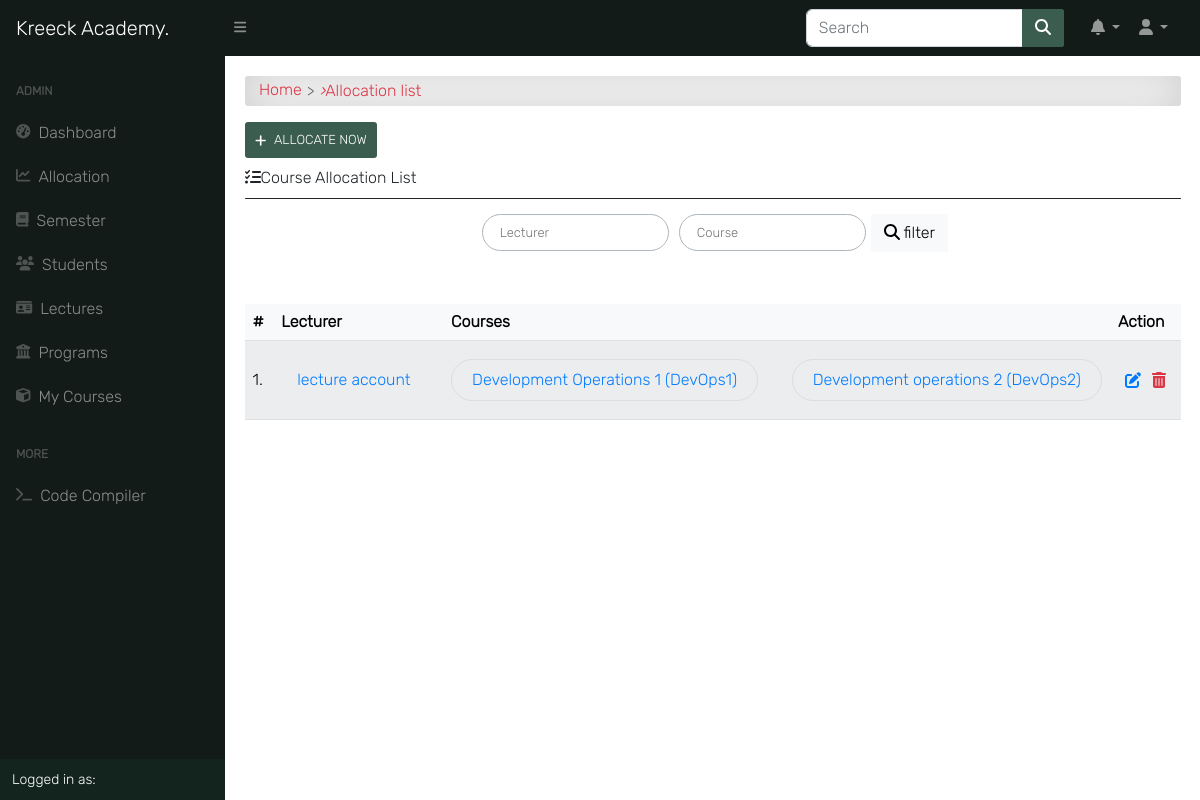
The app's page /programs/course/allocated/ (signed in) with its own data.
### course/models.py (models this page shows, shortened)
class CourseAllocation(models.Model):
    lecturer = models.ForeignKey(settings.AUTH_USER_MODEL, on_delete=models.CASCADE, related_name='allocated_lecturer')
    courses = models.ManyToManyField(Course, related_name='allocated_course')
    session = models.ForeignKey("app.Session", on_delete=models.CASCADE, blank=True, null=True)

class Course(models.Model):
    slug = models.SlugField(blank=True, unique=True)
    title = models.CharField(max_length=200, null=True)
    code = models.CharField(max_length=200, unique=True, null=True)
    credit = models.IntegerField(null=True, default=0)
    summary = models.TextField(max_length=200, blank=True, null=True)
    program = models.ForeignKey(Program, on_delete=models.CASCADE)
    level = models.CharField(max_length=25, choices=LEVEL, null=True)
    year = models.IntegerField(choices=YEARS, default=0)
    semester = models.CharField(choices=SEMESTER, max_length=200)
    is_elective = models.BooleanField(default=False, blank=True, null=True)
    price = models.DecimalField(max_digits=10, decimal_places=2, default=0.00)
    objects = CourseManager()
    def __str__(self):
        return "{0} ({1})".format(self.title, self.code, self.price)
    def get_absolute_url(self):
        return reverse('course_detail', kwargs={'slug': self.slug})

### accounts/models.py (models this page shows, shortened)
class User(AbstractUser):
    is_student = models.BooleanField(default=False)
    is_lecturer = models.BooleanField(default=False)
    is_parent = models.BooleanField(default=False)
    is_dep_head = models.BooleanField(default=False)
    phone = models.CharField(max_length=60, blank=True, null=True)
    address = models.CharField(max_length=60, blank=True, null=True)
    picture = models.ImageField(upload_to='profile_pictures/%y/%m/%d/', default='default.png', null=True)
    email = models.EmailField(blank=True, null=True)
    username_validator = ASCIIUsernameValidator()
    objects = UserManager()
    @property
    def get_full_name(self):
        full_name = self.username
        if self.first_name and self.last_name:
            full_name = self.first_name + " " + self.last_name
        return full_name
    def get_absolute_url(self):
        return reverse('profile_single', kwargs={'id': self.id})

### course/views.py (the view)
# urls.py: path('course/allocated/', course_allocation_view, name='course_allocation_view'),
@cache_control(no_cache=True, must_revalidate=True, no_store=True)
@login_required
def course_allocation_view(request):
    allocated_courses = CourseAllocation.objects.all()
    return render(request, 'course/course_allocation_view.html', {
        'title': "Course Allocations | Kreeck Academy",
        "allocated_courses": allocated_courses
    })

### templates/course/course_allocation_view.html (shortened to what this page needs)
{% extends 'base.html' %}
{% block content %}
<div id="input-nav"><a href="{% url 'home' %}" class="primary1">Home</a> <i>&rsaquo;</i> Allocation list</div>
{% if request.user.is_superuser %}
<a class="add-button" href="{% url 'course_allocation' %}"><i class="fas fa-plus"></i>Allocate Now</a>
{% endif %}
<div class="title"><i class="fas fa-tasks"></i>Course Allocation List</div>
<div class="title-line"></div>
<div class="content-center">
    <form class="search-form" action="" method="POST">{% csrf_token %}
        <input class="au-input" type="text" name="lecturer" placeholder="Lecturer" value="{{ request.GET.lecturer }}"/>
        <input class="au-input" type="text" name="course" placeholder="Course" value="{{ request.GET.course }}"/>
        <button class="btn btn-light" type="submit">
            <i class="fas fa-search"></i> filter
        </button>
    </form>
</div>
<div class="table-responsive table-shadow p-0 mt-5">
    <table class="table table-light table-striped">
        <thead>
            <tr>
                <th>#</th>
                <th>Lecturer</th>
                <th>Courses</th>
                {% if request.user.is_superuser %}
                <th>Action</th>
                {% endif %}
            </tr>
        </thead>
        {% for course in allocated_courses %}
        <tbody>
            <tr>
                <td> {{ forloop.counter }}.</td>
                <td><a href="{{ course.lecturer.get_absolute_url }}">{{ course.lecturer.get_full_name }}</a></td>
                <td><div class="flex">{% for i in course.courses.all %}
                        <div class="flex"><a class="edit-btn" href="{{ i.get_absolute_url }}">{{ i }}</a></div>
                    {% endfor %}</div>
                </td>
                {% if request.user.is_superuser %}
                <td><div class="update-delete">
                    <a href="{% url 'edit_allocated_course' pk=course.pk %}" class="update" title="Edit or Update">
                        <i class="fas fa-edit"></i>
                    </a>
                    <a href="{% url 'course_deallocate' pk=course.pk %}" class="delete" title="Deallocate">
                        <i class="fas fa-trash-alt"></i>
                    </a>
                    </div>
                </td>
                {% endif %}
            </tr>
        {% endfor %}
    </table>
</div>
{% endblock content %}

### static/css/all.css (style rules this page uses)
.fa-plus:before { content: "\f067"; }

### static/css/style.css (style rules this page uses)
*, body { font-family: "Inter", sans-serif; }
body { background-color: #ffffff; }
.btn { border-radius: 2px; }
.table td, .table th { vertical-align: middle; }
.table tbody > tr > td > a { display: -webkit-box; display: -ms-flexbox; display: flex; color: #007bff; padding: 0.5rem 1rem; -webkit-transition: 0.2s; transition: 0.2s; }
.content-center { display: -webkit-box; display: -ms-flexbox; display: flex; -webkit-box-pack: center; -ms-flex-pack: center; justify-content: center; -ms-flex-wrap: wrap; flex-wrap: wrap; max-width: 1500px; }
.search-form { display: -webkit-box; display: -ms-flexbox; display: flex; -ms-flex-wrap: wrap; flex-wrap: wrap; -webkit-box-align: center; -ms-flex-align: center; align-items: center; }
.search-form input { margin: 5px; }
.au-input { display: -webkit-box; display: -ms-flexbox; display: flex; width: auto; line-height: 35px; border: 1.8px solid #adb5bd; font-family: inherit; font-size: 13px; color: #adb5bd; background: transparent; padding: 0 17px; border-radius: 100px; -webkit-transition: all 0.2s ease; transition: all 0.2s ease; }
#input-nav { display: -webkit-box; display: -ms-flexbox; display: flex; -ms-flex-wrap: wrap; flex-wrap: wrap; -webkit-box-align: center; -ms-flex-align: center; align-items: center; padding: 0.3rem 0.9rem; margin-bottom: 1rem; color: #dc3545; border-radius: 3px; background-color: #fff !important; -webkit-box-shadow: inset 0 0 2.5rem rgba(0, 0, 0, 0.2); box-shadow: inset 0 0 2.5rem rgba(0, 0, 0, 0.2); }
#input-nav a { color: #dc3545; }
#input-nav a::after { content: ">"; color: #666; margin: 0 5px; vertical-align: middle; }
a { color: #666; text-decoration: none; }
.update-delete { display: -webkit-box; display: -ms-flexbox; display: flex; -webkit-box-pack: center; -ms-flex-pack: center; justify-content: center; }
.update { display: -webkit-inline-box; display: -ms-inline-flexbox; display: inline-flex; margin-right: 1px; padding: 5px; color: #007bff; border-radius: 0.3em; -webkit-transition: 0.2s; transition: 0.2s; }
.delete { display: -webkit-inline-box; display: -ms-inline-flexbox; display: inline-flex; padding: 5px; color: #dc3545; border-radius: 0.3em; -webkit-transition: 0.2s; transition: 0.2s; }
.add-button { display: -webkit-inline-box; display: -ms-inline-flexbox; display: inline-flex; -webkit-box-align: center; -ms-flex-align: center; align-items: center; text-transform: uppercase; text-align: center; background:#3b5d50; color: #fff; padding: 10px; margin-bottom: 10px; cursor: pointer; border-radius: 3px; -webkit-transition: 0.5s; transition: 0.5s; font-size: 13px; }
.add-button .fa-plus { margin-right: 8px; }
.title-line { height: 1px; background-color: #212529; border-radius: 2em; margin: 10px auto; }
.edit-btn { font-family: inherit; text-align: center; width: auto; padding: 10px 20px; margin: 10px auto; cursor: pointer; color: #007bff; border: 1px solid #ddd; border-radius: 2rem; }
.flex { display: -webkit-box; display: -ms-flexbox; display: flex; -ms-flex-wrap: wrap; flex-wrap: wrap; -webkit-box-pack: justify; -ms-flex-pack: justify; justify-content: space-between; }

### records on screen
CourseAllocation: lecturer.get_full_name "lecture account"
Course: title+code+price "Development Operations 1 (DevOps1)"
Course: title+code+price "Development operations 2 (DevOps2)"
